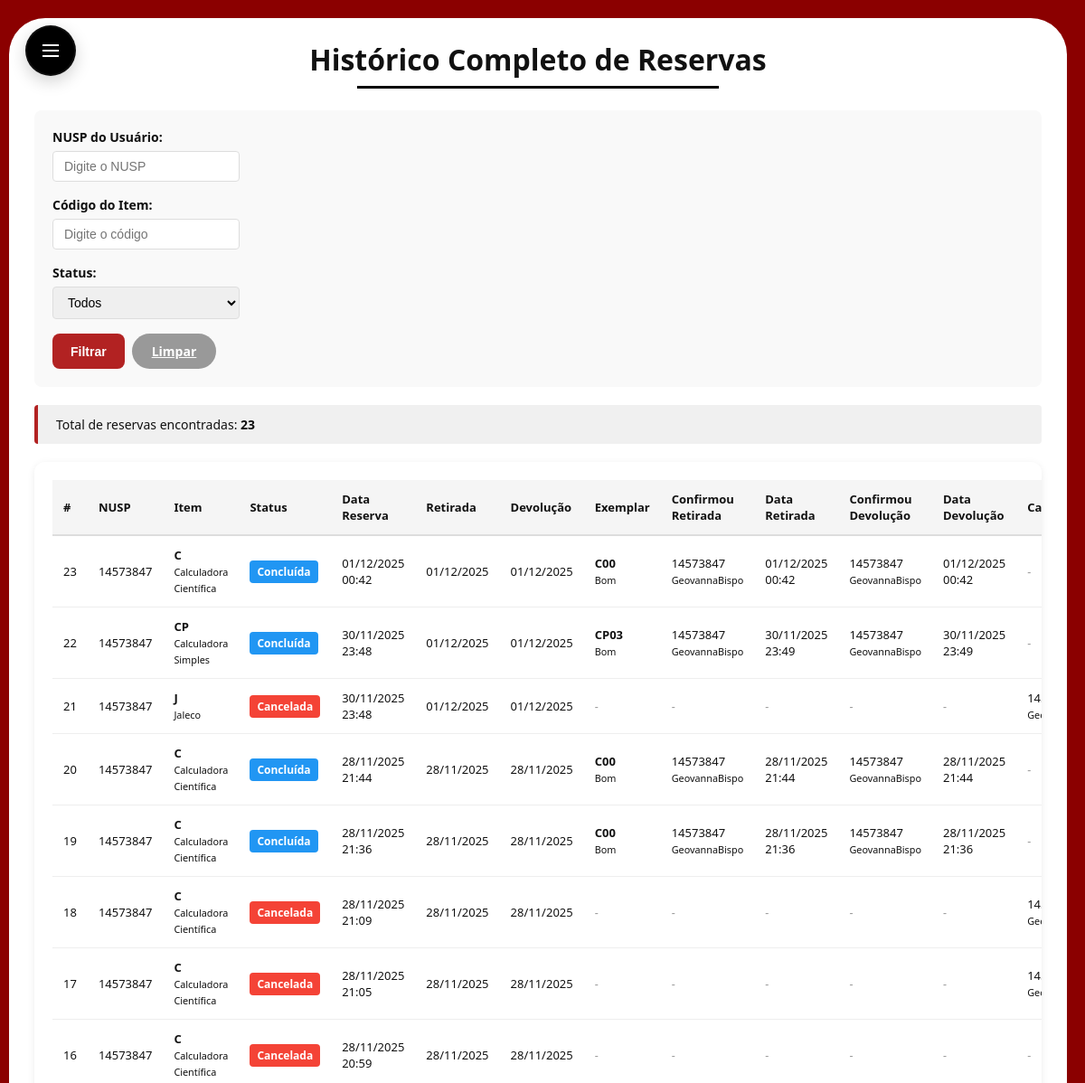
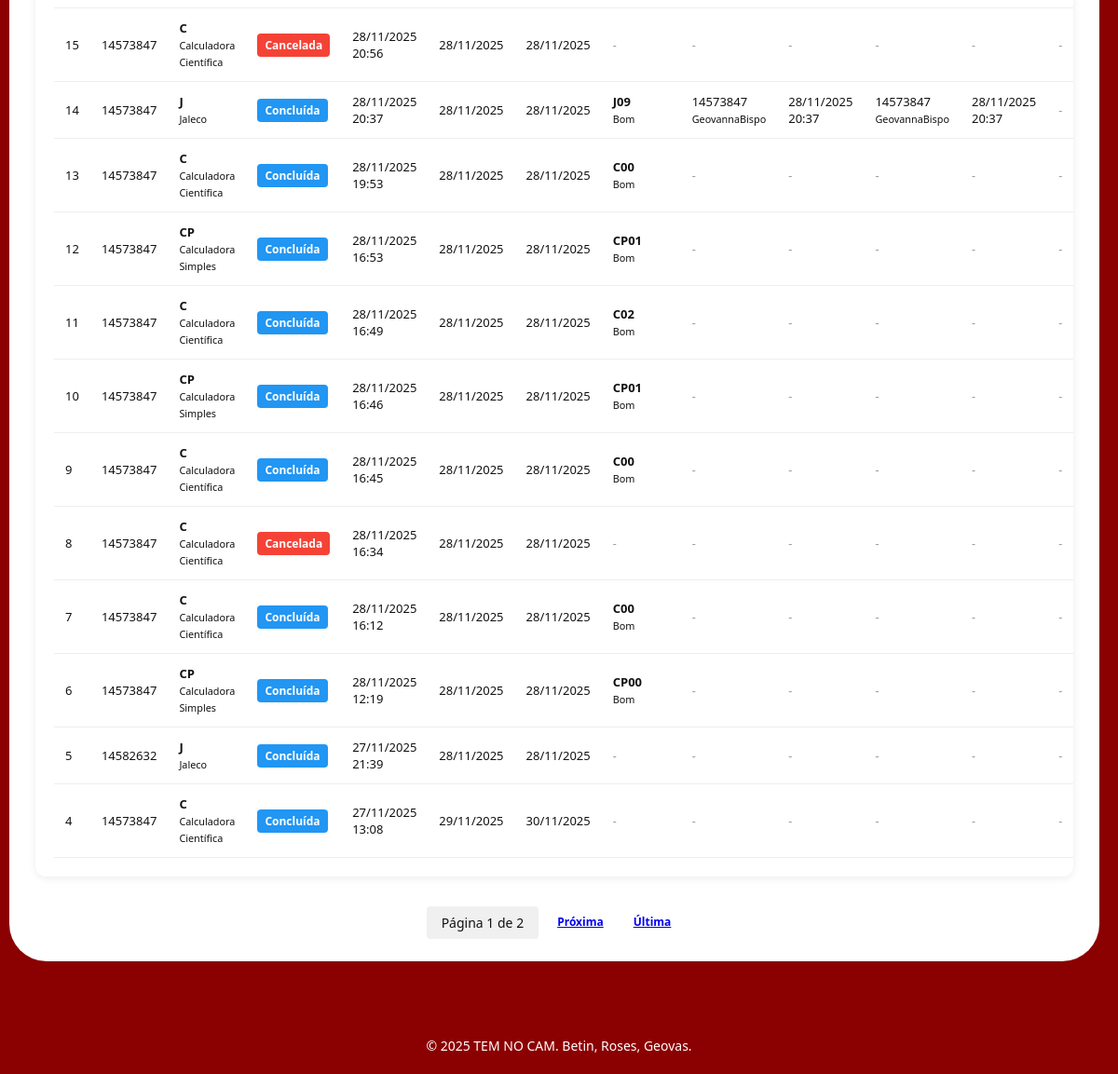
The page /gestao/reservas/historico-completo/ (signed in) on the database as committed earlier (2 pictures, top to bottom).
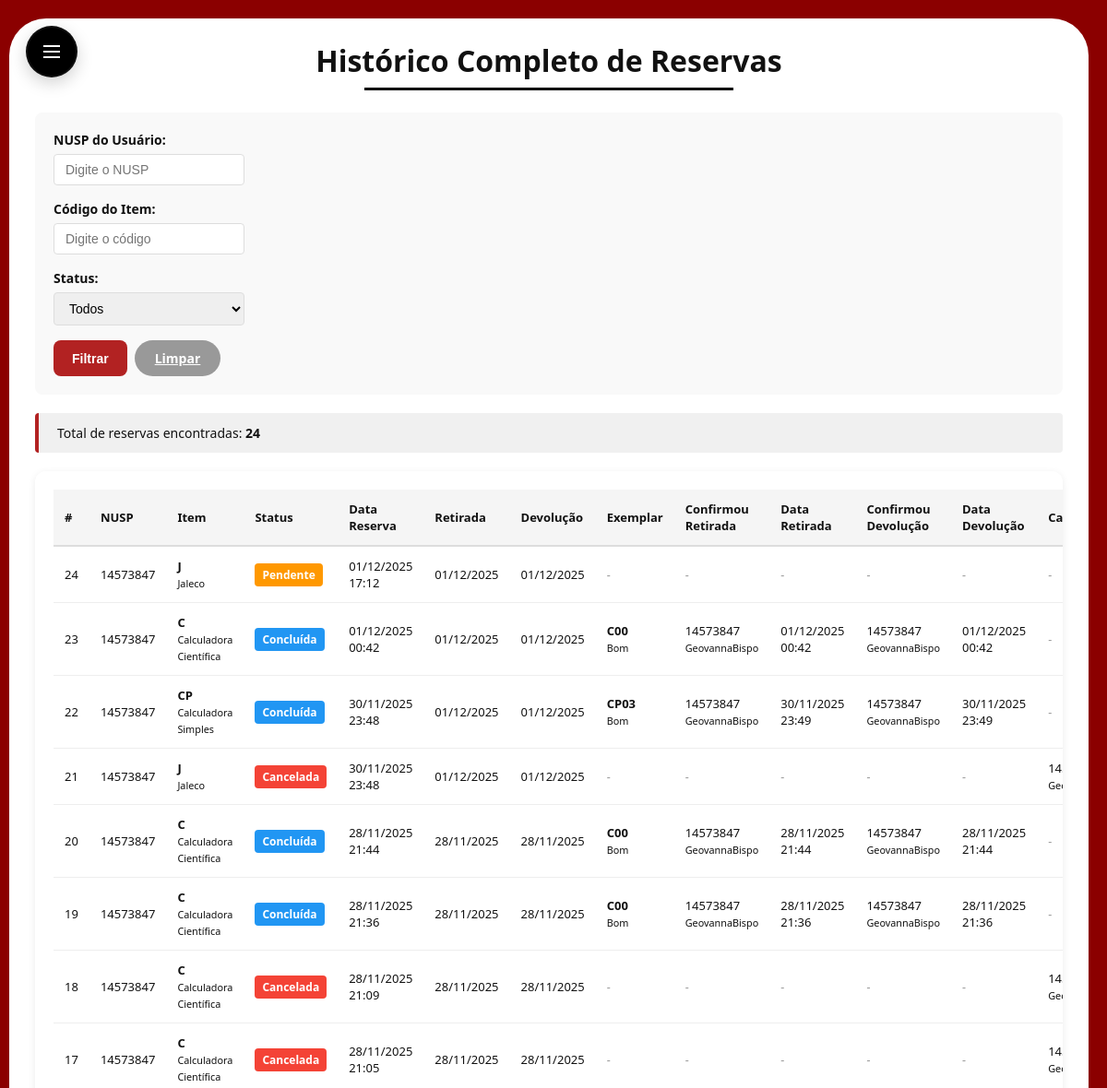
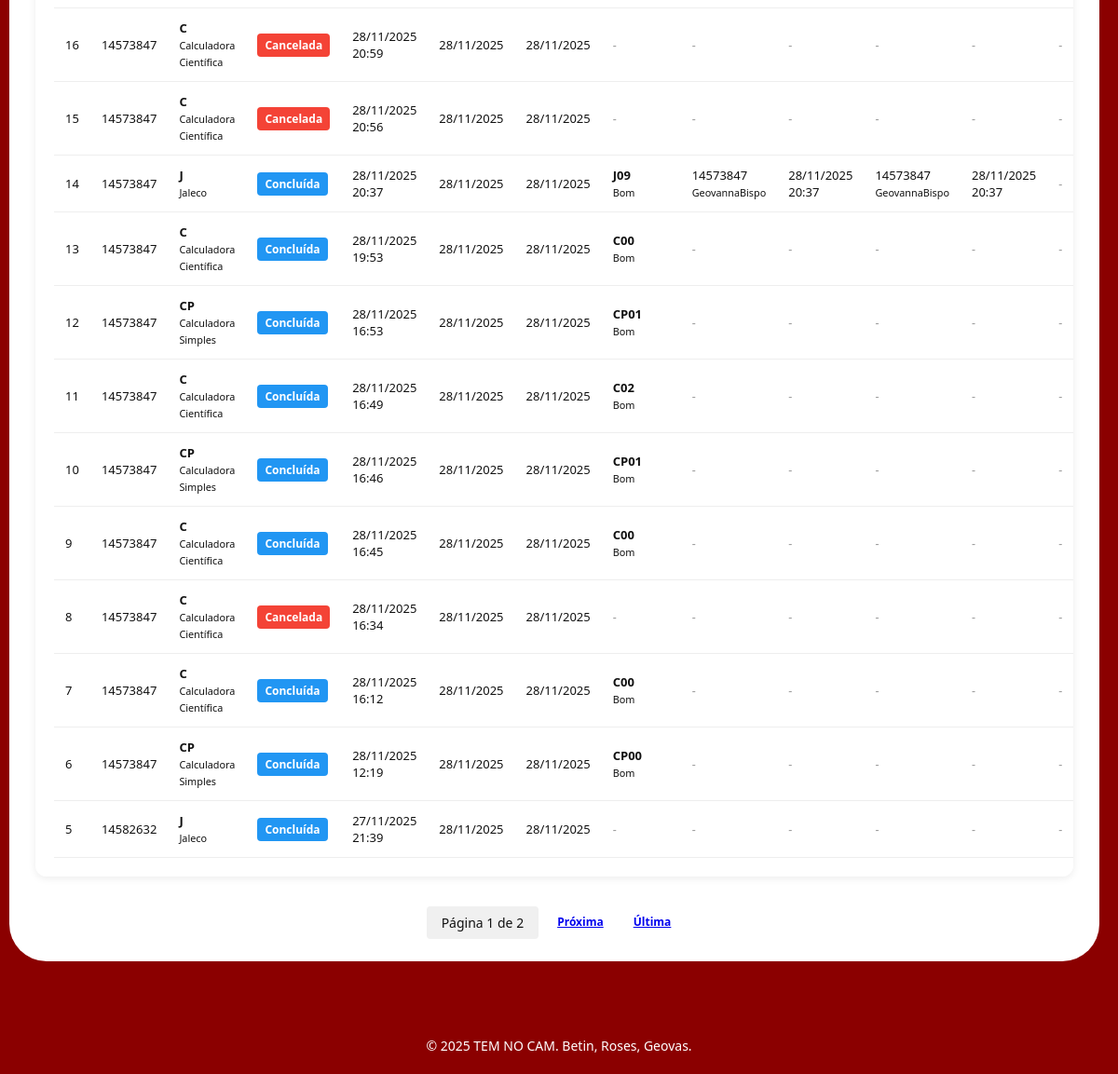
The same page on the database as committed later (2 pictures, top to bottom).
### core/models.py (models this page shows, shortened)
class Reserva(models.Model):
    class Status(models.TextChoices):
        PENDENTE = 'Pendente', 'Pendente'
        CONFIRMADO = 'Confirmado', 'Confirmado'
        CANCELADA = 'Cancelada', 'Cancelada'
        CONCLUIDA = 'Concluida', 'Concluída'
    usuario = models.ForeignKey(
        Usuario,
        on_delete=models.CASCADE,
        related_name='reservas',
        verbose_name='Usuário'
    )
    item = models.ForeignKey(
        Item,
        on_delete=models.CASCADE,
        related_name='reservas',
        verbose_name='Tipo de item'
    )
    exemplar = models.ForeignKey(
        Exemplar,
        on_delete=models.SET_NULL,
        null=True,
        blank=True,
        related_name='reservas'
    )
    data_reserva = models.DateTimeField(
        auto_now_add=True,
        verbose_name='Data da reserva'
    )
    data_retirada = models.DateField(
        verbose_name='Data prevista para retirada'
    )
    data_devolucao = models.DateField(
        verbose_name='Data prevista para devolução'
    )
    status = models.CharField(
        max_length=20,
        choices=Status.choices,
        default=Status.PENDENTE,
        verbose_name='Status'
    )
    observacoes = models.TextField(
        blank=True,
        verbose_name='Observações',
        help_text='Comentários sobre esta reserva (motivo, situação específica etc.).'
    )
    cancelada_em = models.DateTimeField(
        null=True,
        blank=True,
        verbose_name='Data/hora do cancelamento'
    )
    motivo_cancelamento = models.CharField(
        max_length=255,
        blank=True,
        verbose_name='Motivo do cancelamento',
        help_text='Ex.: cancelada pelo aluno, não retirada em 24h, item indisponível, etc.'
    )
    cancelamento_automatico = models.BooleanField(
        default=False,
        verbose_name='Cancelamento automático'
    )
    usuario_cancelou = models.ForeignKey(
        Usuario,
        on_delete=models.SET_NULL,
        null=True,
        blank=True,
        related_name='reservas_canceladas',
        verbose_name='Quem cancelou'
    )
    usuario_confirmou_retirada = models.ForeignKey(
        Usuario,
        on_delete=models.SET_NULL,
        null=True,
        blank=True,
        related_name='reservas_confirmadas_retirada',
        verbose_name='Quem confirmou a retirada'
    )
    data_confirmou_retirada = models.DateTimeField(
        null=True,
        blank=True,
        verbose_name='Data/hora que confirmou a retirada'
    )
    usuario_confirmou_devolucao = models.ForeignKey(
        Usuario,
        on_delete=models.SET_NULL,
        null=True,
        blank=True,
        related_name='reservas_confirmadas_devolucao',
        verbose_name='Quem confirmou a devolução'
    )
    data_confirmou_devolucao = models.DateTimeField(
        null=True,
        blank=True,
        verbose_name='Data/hora que confirmou a devolução'
    )

class Usuario(AbstractUser):
    nusp = models.CharField(
        max_length=20,
        unique=True,
        verbose_name='NUSP'
    )
    class TiposAcesso(models.TextChoices):
        ALUNO = 'Aluno', 'Aluno'
        MEMBRO_GESTAO = 'MembroGestao', 'Membro da Gestão'
        DIRETORIA = 'Diretoria', 'Diretoria de Patrimônio'
    tipo_acesso = models.CharField(
        max_length=20,
        choices=TiposAcesso.choices,
        default=TiposAcesso.ALUNO,
        verbose_name='Tipo de acesso'
    )
    telefone = models.CharField(
        max_length=20,
        blank=True,
        verbose_name='Telefone'
    )
    USERNAME_FIELD = 'nusp'
    REQUIRED_FIELDS = ['username', 'email']

class Item(models.Model):
    nome = models.CharField(
        max_length=255,
        verbose_name='Nome do tipo de item'
    )
    codigo_tipo = models.CharField(
        max_length=20,
        unique=True,
        verbose_name='Código do tipo',
    )
    descricao = models.TextField(
        blank=True,
        verbose_name='Descrição',
        help_text='Detalhes do item (tamanho, uso, observações gerais).'
    )
    imagem = models.ImageField(
        upload_to='itens/',
        blank=True,
        null=True,
        verbose_name='Imagem do item'
    )

class Exemplar(models.Model):
    class Situacao(models.TextChoices):
        DISPONIVEL = 'Disponivel', 'Disponível'
        RESERVADO = 'Reservado', 'Reservado'
        EM_MANUTENCAO = 'Em manutencao', 'Em manutenção'
    class Condicao(models.TextChoices):
        BOM = 'Bom', 'Bom'
        DEFEITUOSO = 'Defeituoso', 'Defeituoso'
    item = models.ForeignKey(
        Item,
        on_delete=models.CASCADE,
        related_name='exemplares',
        verbose_name='Tipo de item',
    )
    codigo_exemplar = models.CharField(
        max_length=30,
        unique=True,
        verbose_name='Código do exemplar',
    )
    situacao = models.CharField(
        max_length=20,
        choices=Situacao.choices,
        default=Situacao.DISPONIVEL,
        verbose_name='Situação',
    )
    condicao = models.CharField(
        max_length=20,
        choices=Condicao.choices,
        default=Condicao.BOM,
        verbose_name='Condição',
    )
    observacoes = models.TextField(
        blank=True,
        verbose_name='Observações',
    )

### core/views.py (the view)
# urls.py: path('gestao/reservas/historico-completo/', views.historico_reservas_completo, name='historico_reservas_completo'),
@login_required
@diretoria_required
def historico_reservas_completo(request):
    from django.core.paginator import Paginator
    status_filtro = request.GET.get('status', '')
    usuario_filtro = request.GET.get('usuario', '')
    item_filtro = request.GET.get('item', '')
    reservas = Reserva.objects.select_related(
        'usuario', 'item', 'exemplar',
        'usuario_confirmou_retirada',
        'usuario_confirmou_devolucao'
    ).order_by('-data_reserva')
    if status_filtro:
        reservas = reservas.filter(status=status_filtro)
    if usuario_filtro:
        reservas = reservas.filter(usuario__nusp__icontains=usuario_filtro)
    if item_filtro:
        reservas = reservas.filter(item__codigo_tipo__icontains=item_filtro)
    paginator = Paginator(reservas, 20)
    page_number = request.GET.get('page', 1)
    page_obj = paginator.get_page(page_number)
    contexto = {
        'page_obj': page_obj,
        'reservas': page_obj.object_list,
        'status_choices': Reserva.Status.choices,
        'status_filtro': status_filtro,
        'usuario_filtro': usuario_filtro,
        'item_filtro': item_filtro,
        'total_reservas': reservas.count(),
    }
    return render(request, 'core/historico_reservas_completo.html', contexto)

### core/templates/core/historico_reservas_completo.html (shortened to what the changed rows need)
{% extends "core/base.html" %}
{% block content %}
<h1 class="page-title">Histórico Completo de Reservas</h1>
<div class="historico-wrapper">
  <div class="info-bar">
    <p>Total de reservas encontradas: <strong>{{ total_reservas }}</strong></p>
  </div>
  <div class="tabela-container">
    <table class="historico-table">
      <thead>
        <tr>
          <th>#</th>
          <th>NUSP</th>
          <th>Item</th>
          <th>Status</th>
          <th>Data Reserva</th>
          <th>Retirada</th>
          <th>Devolução</th>
          <th>Exemplar</th>
          <th>Confirmou Retirada</th>
          <th>Data Retirada</th>
          <th>Confirmou Devolução</th>
          <th>Data Devolução</th>
          <th>Cancelou</th>
        </tr>
      </thead>
      <tbody>
        {% for reserva in reservas %}
        <tr class="status-{{ reserva.get_status_display|lower }}">
          <td>{{ reserva.id }}</td>
          <td>{{ reserva.usuario.nusp }}</td>
          <td>
            <strong>{{ reserva.item.codigo_tipo }}</strong><br>
            <small>{{ reserva.item.nome }}</small>
          </td>
          <td>
            <span class="status-badge status-{{ reserva.status|lower }}">
              {{ reserva.get_status_display }}
            </span>
          </td>
          <td>{{ reserva.data_reserva|date:"d/m/Y H:i" }}</td>
          <td>{{ reserva.data_retirada|date:"d/m/Y" }}</td>
          <td>{{ reserva.data_devolucao|date:"d/m/Y" }}</td>
          <td>
            {% if reserva.exemplar %}
              <strong>{{ reserva.exemplar.codigo_exemplar }}</strong><br>
              <small>{{ reserva.exemplar.get_condicao_display }}</small>
            {% else %}
              <em style="color:#999;">-</em>
            {% endif %}
          </td>
          <td>
            {% if reserva.usuario_confirmou_retirada %}
              {{ reserva.usuario_confirmou_retirada.nusp }}<br>
              <small>{{ reserva.usuario_confirmou_retirada.username }}</small>
            {% else %}
              <em style="color:#999;">-</em>
            {% endif %}
          </td>
          <td>
            {% if reserva.data_confirmou_retirada %}
              {{ reserva.data_confirmou_retirada|date:"d/m/Y H:i" }}
            {% else %}
              <em style="color:#999;">-</em>
            {% endif %}
          </td>
          <td>
            {% if reserva.usuario_confirmou_devolucao %}
              {{ reserva.usuario_confirmou_devolucao.nusp }}<br>
              <small>{{ reserva.usuario_confirmou_devolucao.username }}</small>
            {% else %}
              <em style="color:#999;">-</em>
            {% endif %}
          </td>
          <td>
            {% if reserva.data_confirmou_devolucao %}
              {{ reserva.data_confirmou_devolucao|date:"d/m/Y H:i" }}
            {% else %}
              <em style="color:#999;">-</em>
            {% endif %}
          </td>
          <td>
            {% if reserva.usuario_cancelou %}
              {{ reserva.usuario_cancelou.nusp }}<br>
              <small>{{ reserva.usuario_cancelou.username }}</small>
            {% else %}
              <em style="color:#999;">-</em>
            {% endif %}
          </td>
        </tr>
        {% empty %}
        <tr>
          <td colspan="12" style="text-align:center;color:#999;">
            Nenhuma reserva encontrada com os filtros aplicados.
          </td>
        </tr>
        {% endfor %}
      </tbody>
    </table>
  </div>
</div>
{% endblock %}

Rows that differ between the two databases and show on the page:
no longer on this page (row unchanged): Reserva: id "4", usuario.nusp "14573847", item.codigo_tipo "C", item.nome "Calculadora Científica", status "Concluída", data_reserva "27/11/2025 13:08", data_retirada "29/11/2025", data_devolucao "30/11/2025"
added Reserva: id "24", usuario.nusp "14573847", item.codigo_tipo "J", item.nome "Jaleco", status "Pendente", data_reserva "01/12/2025 17:12", data_retirada "01/12/2025", data_devolucao "01/12/2025"
Other text that changed with them:
{{ total_reservas }}: "23" → "24"
